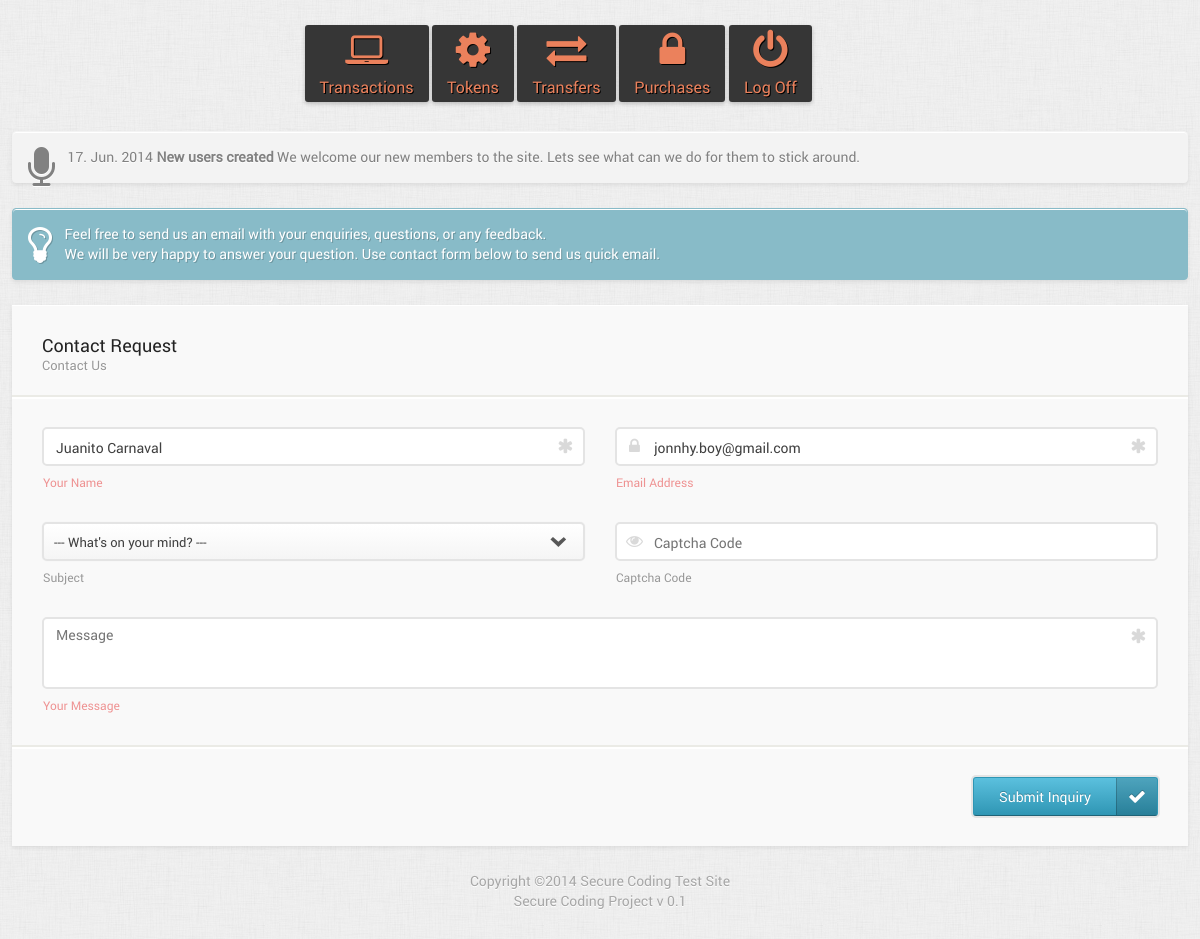
The app's page /loginsys/contact.php (signed in) with its own data.
### tables this page shows
CREATE TABLE IF NOT EXISTS `news` (
  `id` int(11) NOT NULL AUTO_INCREMENT,
  `title` varchar(55) NOT NULL,
  `body` text NOT NULL,
  `author` varchar(55) NOT NULL,
  `created` date NOT NULL DEFAULT '0000-00-00',
  `active` tinyint(1) NOT NULL DEFAULT '0',
  PRIMARY KEY (`id`)
);

CREATE TABLE IF NOT EXISTS `users` (
  `id` int(11) NOT NULL AUTO_INCREMENT,
  `username` varchar(30) NOT NULL,
  `password` varchar(32) DEFAULT NULL,
  `cookie_id` varchar(64) NOT NULL DEFAULT '0',
  `token` varchar(128) NOT NULL DEFAULT '0',
  `userlevel` tinyint(1) unsigned NOT NULL DEFAULT '1',
  `email` varchar(50) DEFAULT NULL,
  `fname` varchar(50) DEFAULT NULL,
  `lname` varchar(50) DEFAULT NULL,
  `country` varchar(60) DEFAULT NULL,
  `avatar` varchar(60) NOT NULL,
  `ip` varchar(16) NOT NULL,
  `created` datetime NOT NULL DEFAULT '0000-00-00 00:00:00',
  `lastlogin` datetime NOT NULL DEFAULT '0000-00-00 00:00:00',
  `lastip` varchar(16) DEFAULT NULL,
  `notes` text,
  `newsletter` tinyint(1) NOT NULL DEFAULT '0',
  `active` enum('y','n','b','t') NOT NULL DEFAULT 'n',
  PRIMARY KEY (`id`)
);

CREATE TABLE IF NOT EXISTS `settings` (
  `site_name` varchar(50) DEFAULT NULL,
  `site_email` varchar(40) DEFAULT NULL,
  `site_url` varchar(200) DEFAULT NULL,
  `reg_allowed` tinyint(1) NOT NULL DEFAULT '1',
  `user_limit` tinyint(1) NOT NULL DEFAULT '0',
  `reg_verify` tinyint(1) NOT NULL DEFAULT '0',
  `notify_admin` tinyint(1) NOT NULL DEFAULT '0',
  `auto_verify` tinyint(1) NOT NULL DEFAULT '0',
  `user_perpage` varchar(4) NOT NULL DEFAULT '10',
  `thumb_w` varchar(4) NOT NULL,
  `thumb_h` varchar(4) NOT NULL,
  `logo` varchar(50) DEFAULT NULL,
  `backup` varchar(60) DEFAULT NULL,
  `mailer` enum('PHP','SMTP') NOT NULL DEFAULT 'PHP',
  `smtp_host` varchar(100) DEFAULT NULL,
  `smtp_user` varchar(50) DEFAULT NULL,
  `smtp_pass` varchar(50) DEFAULT NULL,
  `smtp_port` varchar(6) DEFAULT NULL,
  `is_ssl` tinyint(1) NOT NULL DEFAULT '0',
  `version` varchar(5) DEFAULT NULL
);

### loginsys/lib/class_registry.php (called while the page is built, shortened)
<?php
  abstract class Registry
  {
      static $objects = array();
      public static function get($name)
      {
          return isset(self::$objects[$name]) ? self::$objects[$name] : null;
      }
      public static function set($name, $object)
      {
          self::$objects[$name] = $object;
      }
  }
?>

### loginsys/init.php (called while the page is built, shortened)
<?php
  require_once(BASEPATH . "lib/class_db.php");
  require_once(BASEPATH . "lib/class_registry.php");
  require_once(BASEPATH . "lib/functions.php");
  require_once(BASEPATH . "lib/class_core.php");
  Registry::set('Core',new Core());
  $core = Registry::get("Core");
  require_once(BASEPATH . "lib/class_user.php");
  $user = Registry::get("Users");
?>

### loginsys/lib/class_user.php (called while the page is built, shortened)
<?php
  class Users
  {
	  private static $db;
      function __construct()
      {
		  self::$db = Registry::get("Database");
      }
      private function startSession()
      {
          $this->logged_in = $this->loginCheck();
      }
      private function loginCheck()
      {
          if (isset($_SESSION['username']) && $_SESSION['username'] != "Guest") {
              $row = $this->getUserInfo($_SESSION['username']);
              $this->email = $row->email;
              $this->name = $row->fname . ' ' . $row->lname;
              return true;
          } else {
              return false;
          }
      }
      private function getUserInfo($username)
      {
          $username = sanitize($username);
          $username = self::$db->escape($username);
          $sql = "SELECT * FROM " . self::uTable . " WHERE username = '" . $username . "'";
          $row = self::$db->first($sql);
          return ($row) ? $row : 0;
      }
  }
?>

### loginsys/lib/class_db.php (called while the page is built, shortened)
<?php
  class Database
  {
      private $server = "";
      private $user = "";
      private $pass = "";
      protected $link_id = 0;
      protected $query_id = 0;
      function __construct($server, $user, $pass, $database)
      {
          $this->server = $server;
          $this->user = $user;
          $this->pass = $pass;
      }
      public function connect()
      {
          $this->link_id = $this->connect_db($this->server, $this->user, $this->pass);
		  mysqli_set_charset($this->link_id, "utf8");
      }
      private function connect_db($server, $user, $pass)
      {
          return mysqli_connect($server, $user, $pass);
      }
      public function query($sql)
      {
          if (trim($sql != "")) {
              $this->query_id = mysqli_query($this->link_id, $sql);
          }
          return $this->query_id;
      }
      public function first($string, $type = false)
      {
          $query_id = $this->query($string);
          $record = $this->fetch($query_id, $type);
          return $record;
      }
      public function fetch($query_id, $type = false)
      {
          if ($query_id)
              $this->query_id = $query_id;
          if (isset($this->query_id)) {
              $record = ($type) ? mysqli_fetch_array($this->query_id, MYSQL_ASSOC) : mysqli_fetch_object($this->query_id);
          } else
              $this->error("Invalid query_id: <b>" . $this->query_id . "</b>. Records could not be fetched.");
          return $record;
      }
      private function free($query_id)
      {
          if ($query_id)
              $this->query_id = $query_id;
          return mysqli_free_result($this->query_id);
      }
  }
?>

### loginsys/lib/class_core.php (called while the page is built, shortened)
<?php
  class Core
  {
	  private static $db;
      function __construct()
      {
		  self::$db = Registry::get("Database");
		  $this->getSettings();
          $this->year = (get('year')) ? get('year') : strftime('%Y');
          $this->month = (get('month')) ? get('month') : strftime('%m');
          $this->day = (get('day')) ? get('day') : strftime('%d');
          return mktime(0, 0, 0, $this->month, $this->day, $this->year);
      }
      private function getSettings()
      {
          $sql = "SELECT * FROM " . self::sTable;
          $row = self::$db->first($sql);
          $this->site_name = $row->site_name;
      }
      public function renderNews()
      {
          $sql = "SELECT *, DATE_FORMAT(created, '%d. %b. %Y') as cdate FROM " . self::nTable . " WHERE active = 1";
          $row = self::$db->first($sql);
          return ($row) ? $row : 0;
      }
  }
?>

### loginsys/contact.php (the view, shortened to what this page needs)
<?php
  require_once("init.php");
?>
<?php include("header.php");?>
<p class="bluetip"><i class="icon-lightbulb icon-3x pull-left"></i> Feel free to send us an email with your enquiries, questions, or any feedback.<br />
  We will be very happy to answer your question. Use contact form below to send us quick email.</p>
<div id="fullform">
  <form class="xform" id="admin_form" method="post">
    <header>Contact Request<span>Contact Us</span></header>
    <div class="row">
      <section class="col col-6">
        <label class="input"> <i class="icon-append icon-asterisk"></i>
          <input type="text" name="name" value="<?php if ($user->logged_in) echo $user->name;?>" placeholder="Your Name">
        </label>
        <div class="note note-error">Your Name</div>
      </section>
      <section class="col col-6">
        <label class="input"> <i class="icon-prepend icon-lock"></i> <i class="icon-append icon-asterisk"></i>
          <input type="text" name="email" value="<?php if ($user->logged_in) echo $user->email;?>" placeholder="Email Address">
        </label>
        <div class="note note-error">Email Address</div>
      </section>
    </div>
    <div class="row">
      <section class="col col-6">
        <select name="subject">
          <option value="">--- What's on your mind? ---</option>
        </select>
        <div class="note">Subject</div>
      </section>
      <section class="col col-6">
        <label class="input"> <img src="lib/captcha.php" alt="" class="captcha-append" /> <i class="icon-prepend icon-eye-open"></i>
          <input type="text" name="captcha" placeholder="Captcha Code">
        </label>
        <div class="note">Captcha Code</div>
      </section>
    </div>
  <div class="row">
    <section class="col col-12">
      <label class="textarea"> <i class="icon-append icon-asterisk"></i>
        <textarea name="message" placeholder="Message" rows="3"></textarea>
      </label>
      <div class="note note-error">Your Message</div>
    </section>
  </div>
    <footer>
      <button class="button" name="doupdate" type="submit">Submit Inquiry<span><i class="icon-ok"></i></span></button>
    </footer>
  </form>
</div>
<?php include("footer.php");?>

### loginsys/header.php (shortened to what this page needs)
<?php
	  $news = $core->renderNews();
?>
<!DOCTYPE html>
<html lang="en">
<head>
<link href="theme/css/front.css" rel="stylesheet" type="text/css">
<link rel="stylesheet" href="assets/jquery-ui.css" type="text/css" />
</head>
<body>
<div class="container">
<div class="row">
    <?php
        if ($user->logged_in): ?>
<div class="col grid_16">
  <div id="usermenu" class="flright">
      <a href="main.php?do=transactions"><i class="icon-laptop"></i> Transactions</a>
      <a href="main.php?do=tokens"><i class="icon-cog"></i> Tokens</a>
      <a href="main.php?do=transfers"><i class="icon-exchange"></i> Transfers</a>
      <a href="main.php?do=purchase"><i class="icon-lock"></i> Purchases</a>
    <?php if($user->logged_in):?>
    <a href="logout.php"><i class="icon-off"></i> Log Off</a>
    <?php endif;?>
  </div>
  </div>
  <?php endif; ?>
  </div>
  <?php if($news):?>
  <div id="news-slide" class="pagetip">
    <div id="news"><i class="icon-microphone icon-3x pull-left"></i><?php echo $news->cdate.' <strong>'.$news->title.'</strong>';?> <?php echo cleanOut($news->body);?> </div>
  </div>
  <?php endif;?>

### loginsys/lib/functions.php (shortened to what this page needs)
<?php
  function sanitize($string, $trim = false, $int = false, $str = false)
  {
      $string = filter_var($string, FILTER_SANITIZE_STRING);
      $string = trim($string);
      $string = stripslashes($string);
      $string = strip_tags($string);
      $string = str_replace(array('‘', '’', '“', '”'), array("'", "'", '"', '"'), $string);
      return $string;
  }
  function cleanOut($text) {
	 $text =  strtr($text, array('\r\n' => "", '\r' => "", '\n' => ""));
	 $text = html_entity_decode($text, ENT_QUOTES, 'UTF-8');
	 $text = str_replace('<br>', '<br />', $text);
	 return stripslashes($text);
  }
?>

### loginsys/footer.php (shortened to what this page needs)
<footer id="footer" class="clearfix">
  Copyright &copy;<?php echo date('Y').' '.$core->site_name;?><br />
    Secure Coding Project v 0.1
</footer>
</div>
</body></html>

### loginsys/theme/css/front.css (style rules this page uses)
body { font:normal 14px/20px robotoregular, Helvetica, sans-serif;color:#A7A7A7;background:#f7f7f7 url(../images/admin-body.jpg);margin: 0 0 100px; }
a { cursor:pointer;color:#EB815C;text-decoration:none;-webkit-transition:all .35s ease;-moz-transition:all .35s ease;-o-transition:all .35s ease;transition:all .35s ease;outline:none }
#usermenu { margin-top: 25px; margin-bottom: 25px; }
#usermenu a i { font-size:40px;display:block;margin-bottom:7px;line-height:40px;height:40px }
#usermenu a { text-align:center;border-radius:3px;font-size: 16px; background-color: #363636; display: inline-block; padding-top: 5px; padding-right: 15px; padding-bottom: 5px; padding-left: 15px; font-weight: 300;margin-bottom:4px;text-shadow:1px 1px 0 #000;box-shadow:0 2px 4px rgba(0,0,0,0.2) }
input[type=text],input[type=email],input[type=search],input[type=password],textarea { -webkit-appearance:none;background:#fff }
input,textarea { color:#606060;border:2px solid #e4e4e4;background:#fff;width:100%;border-radius:3px;-webkit-border-radius:3px;-moz-border-radius:3px;box-sizing:border-box;-webkit-box-sizing:border-box;-moz-box-sizing:border-box;margin:0 0 15px;padding:10px }
.pagetip,.greentip,.redtip,.orangetip,.bluetip { background:#F3F3F3;border:1px solid #F3F3F3;border-radius:4px;box-shadow:0 1px 0 #FFF inset, 0 2px 4px rgba(0,0,0,0.08);color:#818181;margin-bottom:25px;padding:15px;text-shadow:0 1px #fff }
.bluetip { background:#88bbc8;border-color:#88bbc8;color:#fff;text-shadow:1px 1px 0 rgba(0,0,0,0.2) }
footer { text-align:center;text-shadow:0 1px #fff;margin-top:25px }

### loginsys/theme/css/grid.css (style rules this page uses)
html,body,div,span,applet,object,iframe,h1,h2,h3,h4,h5,h6,p,blockquote,pre,a,abbr,acronym,address,big,cite,code,del,dfn,em,font,img,ins,kbd,q,s,samp,small,strike,strong,sub,sup,tt,var,b,u,i,center,dl,dt,dd,ol,ul,li,fieldset,form,label,legend,table,caption,tbody,tfoot,thead,tr,th,td { background:transparent;border:0;margin:0;padding:0;vertical-align:baseline }
body { line-height:1 }
textarea { overflow:auto;resize:none;vertical-align:top }
html { -ms-text-size-adjust:100%;-webkit-text-size-adjust:100%;font-family:sans-serif }
b,strong { font-weight:700 }
button,input,select,textarea { font-family:inherit;font-size:100%;margin:0 }
textarea { overflow:auto }
button,input { line-height:normal }
button,html input[type=button], input[type=reset],input[type=submit] { -webkit-appearance:button;cursor:pointer }
body,figure { margin:0 }
input,textarea,select,a,a:active,a:hover { outline:0 }
aside,article,footer,header,nav,section,article,aside,details,figcaption,figure,footer,header,hgroup,nav,section,summary { display:block }
.flright { float:right }
.container { width:1200px;margin:0 auto }
.row { margin-bottom:0 }
.col { display:block;float:left;width:100% }
.col:first-child { margin-left:0 }
@media (min-width: 1200px) { .col { margin-left:2% } }
@media (min-width: 1200px) { .grid_16 { width:66% } }
@media only screen and (min-width: 960px) and (max-width: 1200px) { .container { width:98% } }
@media only screen and (min-width: 960px) and (max-width: 1200px) { .col { margin-left:2% } }
@media only screen and (min-width: 960px) and (max-width: 1200px) { .grid_16 { width:66% } }
.row:after, .col:after, .flright:after, .flleft:after,.group:after,.clearfix:after { content: "";display: block;height: 0;clear: both;zoom:1;visibility: hidden }

### records on screen
news: title "New users created", body "We welcome our new members to the site. Lets see what can we do for them to stick around."
users: name "Juanito Carnaval", email "jonnhy.boy@gmail.com"
settings: site_name "Secure Coding Test Site"

### other values on screen
$news->cdate "17. Jun. 2014"
